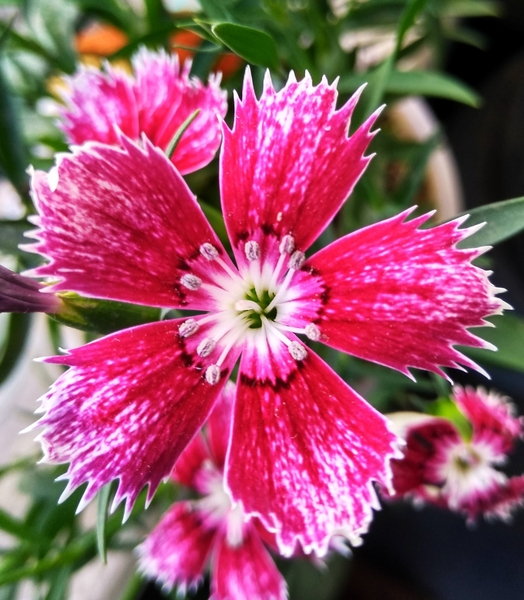
%> input picture Poster Effect/flower2.jpg, 524 x 600 px
$ octave gray_img_posterize.m   (GNU Octave 9; MATLAB toolbox functions it lacks are replaced by stand-ins)
%> lines starting %> are read from the running program, lines starting %| are printed output that depends on the picture; in (x1, y1, x2, y2) boxes, pixels count from 0 and x2, y2 are one past the last pixel; in counts of white or black regions, pixels touching at a corner belong together; the program's own positions count from 1
clc
clear all
close all

im = imread("flower2.jpg");
%> im is the input picture: size 600x524x3 uint8; mean R, G, B 154, 83.3, 105.2
gray_im = rgb2gray(im);
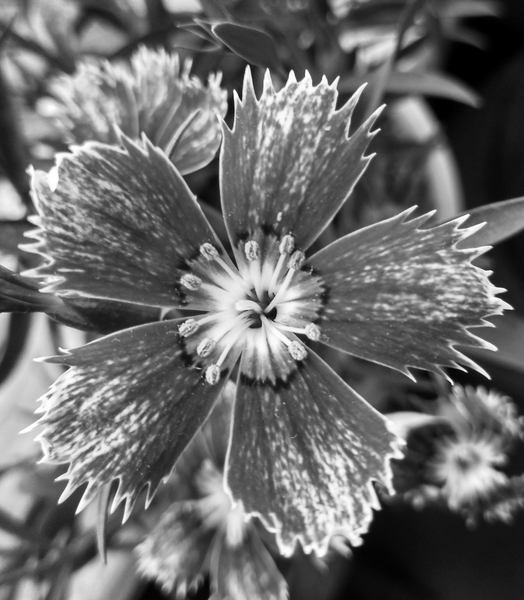
%> gray_im: size 600x524 uint8; min 0, max 255, mean 106.9


%using range on int values (basically range of gray shades)
%colors/shades - 128, 64, 32, 16, 8, 4, 2

% 128 colors/shades
gray_im128 = gray_im;
for i = 1 : size(gray_im,1)
    for j = 1 : size(gray_im,2)
        gray_im128(i,j) = (floor(gray_im(i,j)/2)+1)*2;
    end
end
%verify the unique color number
% size(unique(gray_im128))

% 64 colors/shades
gray_im64 = gray_im;
for i = 1 : size(gray_im,1)
    for j = 1 : size(gray_im,2)
        gray_im64(i,j) = (floor(gray_im(i,j)/4)+1)*4-2;
    end
end
%verify the unique color number
% size(unique(gray_im64))

% 32 colors/shades
gray_im32 = gray_im;
for i = 1 : size(gray_im,1)
    for j = 1 : size(gray_im,2)
        gray_im32(i,j) = (floor(gray_im(i,j)/8)+1)*8-4;
    end
end
%verify the unique color number
% size(unique(gray_im64))

% 16 colors/shades
gray_im16 = gray_im;
for i = 1 : size(gray_im,1)
    for j = 1 : size(gray_im,2)
        gray_im16(i,j) = (floor(gray_im(i,j)/16)+1)*16-8;
    end
end
%verify the unique color number
% size(unique(gray_im16))

% 8 colors/shades
gray_im8 = gray_im;
for i = 1 : size(gray_im,1)
    for j = 1 : size(gray_im,2)
        gray_im8(i,j) = (floor(gray_im(i,j)/32)+1)*32-16;
    end
end
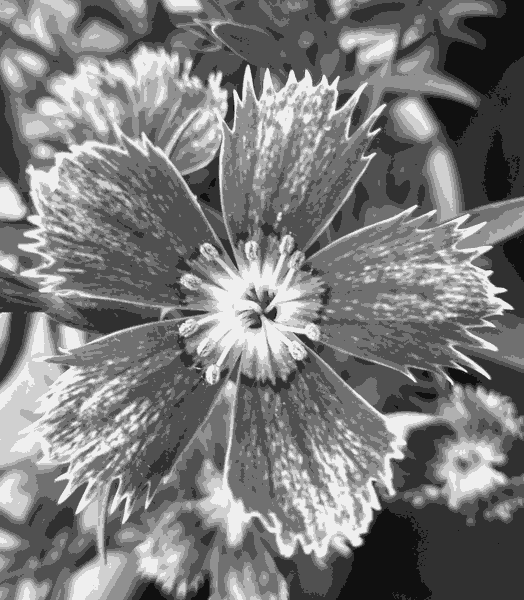
%> gray_im8: size 600x524 uint8; min 16, max 239, mean 123.2
%verify the unique color number
size(unique(gray_im8))
%> ans = [8 1]
imwrite(gray_im8, 'flower2_gray_8bits.jpg');

% 4 colors/shades
gray_im4 = gray_im;
for i = 1 : size(gray_im,1)
    for j = 1 : size(gray_im,2)
        gray_im4(i,j) = (floor(gray_im(i,j)/64)+1)*64-32;
    end
end
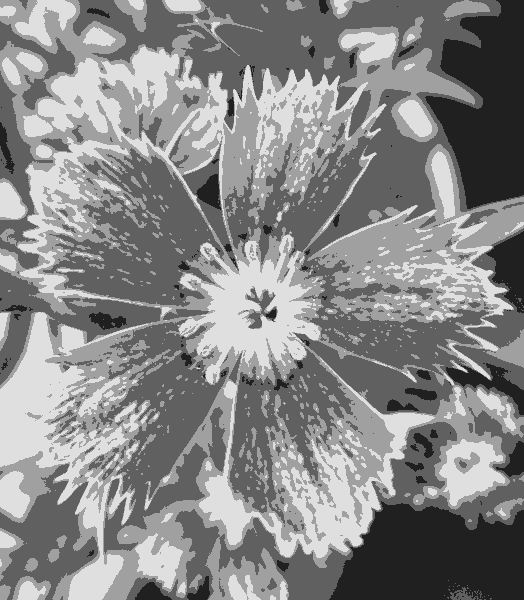
%> gray_im4: size 600x524 uint8; min 32, max 223, mean 135.1
%verify the unique color number
size(unique(gray_im4))
%> ans = [4 1]
imwrite(gray_im4, 'flower2_gray_4bits.jpg');

% 2 colors/shades (basically b&w)
gray_im2 = gray_im;
for i = 1 : size(gray_im,1)
    for j = 1 : size(gray_im,2)
        gray_im2(i,j) = (floor(gray_im(i,j)/128)+1)*128-64;
    end
end
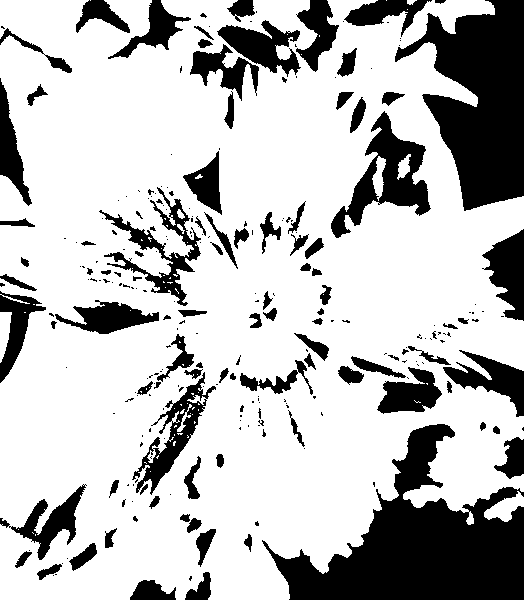
%> gray_im2: size 600x524 uint8; values 64 (black) and 191 (white), 74.1% white; 257 black regions (161 under 20 px), largest, box (x1, y1, x2, y2) and area: (262, 424, 524, 600) 20763, (395, 0, 524, 211) 15431, (331, 111, 431, 238) 4376
%verify the unique color number
size(unique(gray_im2))
%> ans = [2 1]
imwrite(gray_im2, 'flower2_gray_2bits.jpg');


%plot the images side by side
figure(1)
subplot(2, 4, 1)
imshow(gray_im)
title("Original")
subplot(2, 4, 2)
imshow(gray_im128)
title("128 color/shades")
subplot(2, 4, 3)
imshow(gray_im64)
title("64 color/shades")
subplot(2, 4, 4)
imshow(gray_im32)
title("32 color/shades")
subplot(2, 4, 5)
imshow(gray_im16)
title("16 color/shades")
subplot(2, 4, 6)
imshow(gray_im8)
title("8 color/shades")
subplot(2, 4, 7)
imshow(gray_im4)
title("4 color/shades")
subplot(2, 4, 8)
imshow(gray_im2)
title("2 color/shades")
set(gcf,'position',[10,10,1280,720])

figure(2)
subplot(2, 4, 1)
imhist(gray_im)
title("Original")
subplot(2, 4, 2)
imhist(gray_im128)
title("128 color/shades")
subplot(2, 4, 3)
imhist(gray_im64)
title("64 color/shades")
subplot(2, 4, 4)
imhist(gray_im32)
title("32 color/shades")
subplot(2, 4, 5)
imhist(gray_im16)
title("16 color/shades")
subplot(2, 4, 6)
imhist(gray_im8)
title("8 color/shades")
subplot(2, 4, 7)
imhist(gray_im4)
title("4 color/shades")
subplot(2, 4, 8)
imhist(gray_im2)
title("2 color/shades")
set(gcf,'position',[10,10,1280,720])
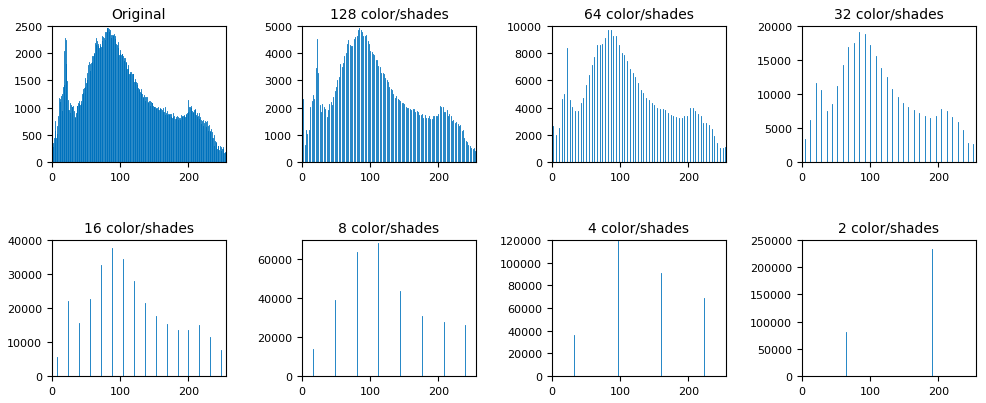
%> figure redrawn from the program's plot data, 8 panels; panel 1: highest point at x = 81, y = 2468; panel 2: highest point at x = 84, y = 4923; panel 3: highest point at x = 86, y = 9721; panel 4: highest point at x = 84, y = 19130
